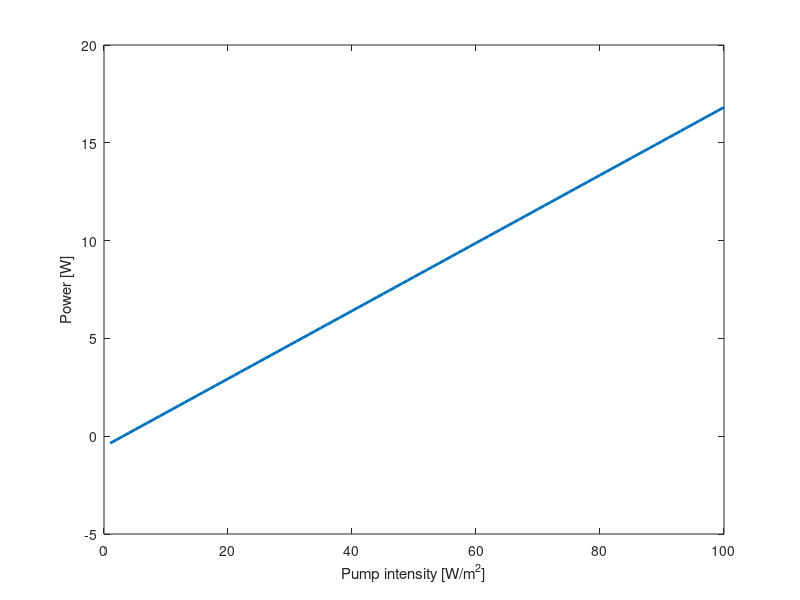

MATLAB code to generate this figure:
% Indata Nd:YAG
l0 = 1.064e-6; % Nd:YAG våglängd
dv = 150e9; % bandbredd
s0 = 3e-23; % transitions area
tsp = 230e-6; % spontan livslängd
Na = 5e25; % Nd:YAG tillstånd / m^3

% Indata pump
Ipump = 1:100; % pump intensitet
lp = 805e-9; % pump vådlängd
sp = 6e-19; % transitions area

% indata resonator
n=1.82; % brytningsindex
d=0.01; % avstånd mellan speglar i resonator
R1=1; % reflektans spegel 1
R2=0.95; % reflektans spegel 2

% fysikaliska konstanter
c0 = 3e8; % ljusets hastighet i vakum
h = 6.626e-34; % Planck's konstant

% ar - "loss coefficient for resonator"
ar = 1 / 2 / d * log(1 / R2);

% tp - "photon lifetime"
tp = 1 / (ar * c0 / n);

% I loopen så skall ni beräkna fotonflödet från en resonator med lasring 
% från en Nd:YAG kristall, för pump intensitet Ipump = 1 : 100
F = zeros(size(Ipump));
for Ip = Ipump
    % Fp - "Photon flux density" från pumpen
    Fp = Ip/(h*(c0/lp));
    
    % Wp - "Probability for stimulated emission"
    W = Fp*sp;
    
    % N0 - "Low-photon population"
    N0 =(tsp * Na * W) / (1 + tsp * W);
    
    % g0 - "Maximum gain coefficient"
    g0 = N0.*s0;
    
    % ts - "Saturation time constant"
    ts = tsp/(1+tsp*W);
    
    % Fsi - "Saturation photon flux density"
    Fsi = 1./(ts*s0);
    
    % F - "Photon flux density" från resonatorn
    Nt = ar/s0;
    F(Ip) = Fsi*((N0/Nt)-1);
end

% I - Intensitet i resonatorn som funktion av "photon flux density"
I = F*h*(c0/l0);

% T -"Transimission mirror 2"
T = 1-R2;

% Iout - "Output intensity of the laser"
Iout = I.*T./2;

% P - Uteffekt för en stråle med tvärsnittsdiameter på 1 mm
P = Iout*pi*((1e-3/2)^2);


figure;
plot(Ipump,P,'linewidth',2)
ylabel('Power [W]')
xlabel('Pump intensity [W/m^2]')
